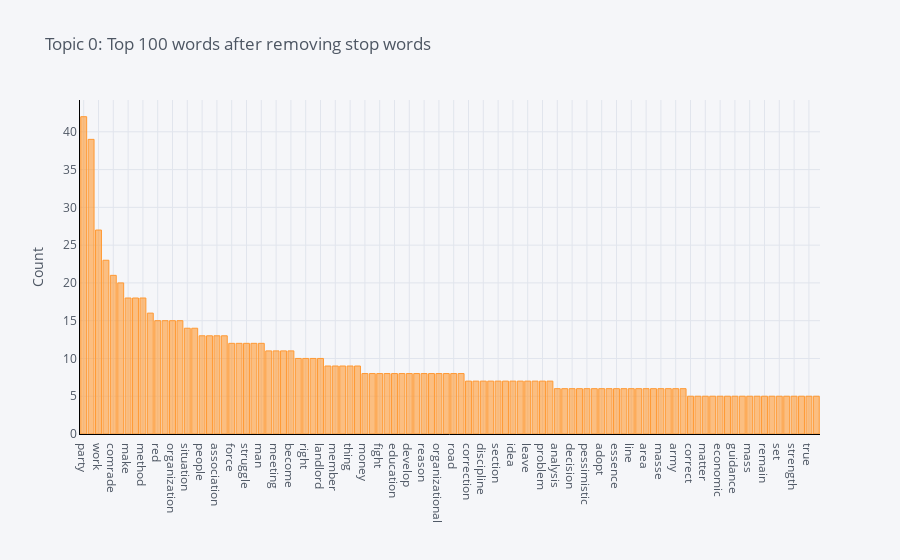

Source (notebook cell):
### Markdown cell above
The dominant topic (Topic 3) is about `peasants`, `people`, and `associations`. Topic 0 is about `politics` and `organization`. Topic 2 about the `economy` and `imperialism`. And Topic 1 about `revolution` and `war`.

### Code cell
plot_model(lda, plot = 'frequency', topic_num = 'Topic 0')

### Figure 1 — Plotly figure (JSON) as saved in the notebook; plotly's stock layout.template omitted (floating-point values rounded to 4 significant figures)
{"data": [{"marker": {"color": "rgba(255, 153, 51, 0.6)", "line": {"color": "rgba(255, 153, 51, 1.0)", "width": 1}}, "name": "count", "orientation": "v", "text": "", "type": "bar", "x": ["party", "political", "work", "peasant", "comrade", "must", "make", "revolutionary", "method", "task", "red", "order", "organization", "even", "situation", "time", "people", "follow", "association", "criticism", "force", "class", "struggle", "leadership", "man", "power", "meeting", "revolution", "become", "military", "right", "present", "landlord", "carry", "member", "also", "thing", "wrong", "money", "find", "fight", "expand", "education", "discuss", "develop", "countryside", "reason", "understand", "organizational", "quite", "road", "rise", "correction", "way", "discipline", "see", "section", "give", "idea", "go", "leave", "local", "problem", "many", "analysis", "period", "decision", "use", "pessimistic", "place", "adopt", "take", "essence", "stop", "line", "appearance", "area", "material", "masse", "bring", "army", "number", "correct", "committee", "matter", "different", "economic", "general", "guidance", "insurrection", "mass", "necessary", "remain", "rule", "set", "small", "strength", "subjective", "true", "actually"], "y": [42, 39, 27, 23, 21, 20, 18, 18, 18, 16, 15, 15, 15, 15, 14, 14, 13, 13, 13, 13, 12, 12, 12, 12, 12, 11, 11, 11, 11, 10, 10, 10, 10, 9, 9, 9, 9, 9, 8, 8, 8, 8, 8, 8, 8, 8, 8, 8, 8, 8, 8, 8, 7, 7, 7, 7, 7, 7, 7, 7, 7, 7, 7, 7, 6, 6, 6, 6, 6, 6, 6, 6, 6, 6, 6, 6, 6, 6, 6, 6, 6, 6, 5, 5, 5, 5, 5, 5, 5, 5, 5, 5, 5, 5, 5, 5, 5, 5, 5, 5]}], "layout": {"legend": {"bgcolor": "#F5F6F9", "font": {"color": "#4D5663"}}, "paper_bgcolor": "#F5F6F9", "plot_bgcolor": "#F5F6F9", "title": {"font": {"color": "#4D5663"}, "text": "Topic 0: Top 100 words after removing stop words"}, "xaxis": {"gridcolor": "#E1E5ED", "linecolor": "black", "showgrid": true, "tickfont": {"color": "#4D5663"}, "title": {"font": {"color": "#4D5663"}, "text": ""}, "zerolinecolor": "#E1E5ED"}, "yaxis": {"gridcolor": "#E1E5ED", "linecolor": "black", "showgrid": true, "tickfont": {"color": "#4D5663"}, "title": {"font": {"color": "#4D5663"}, "text": "Count"}, "zerolinecolor": "#E1E5ED"}}}
